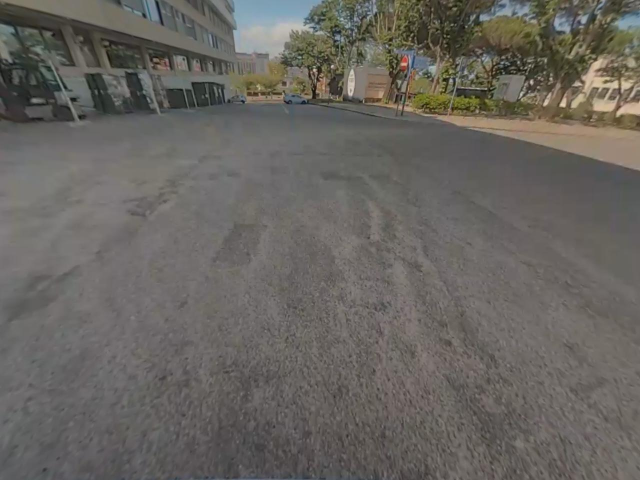
#> input picture video/back/back_undistorted_0001.jpg, 1280 x 960 px, given in place of back_video_masked_01.avi, which was not available (shown at 1/2 size)
$ jupyter execute --allow-errors 'Part 2_BACK+BACK.ipynb'   (text cells are left out)
#> lines starting #> are read from the running program, lines starting #| are printed output that depends on the picture; pictures that were not available may be replaced by others from this repository, and a replacement may not be noted
[cell 1]
from sklearn.neighbors import NearestNeighbors
from numpy.linalg import eig
import numpy as np
import cv2
import os
import sys
import pickle
import matplotlib.pyplot as plt
from mpl_toolkits.mplot3d import Axes3D
import plotly.graph_objects as go


#back_camera_path = os.path.abspath('video/back_video_masked.avi')
back_camera_path = os.path.abspath('video/back_video_masked_01.avi')

[cell 2]
def matching_features_SCIKITLEARN(sift_points):
    """Feature matching using nearest neighbours, for pairs of consecutive frames"""

    matches=[]
    Threshold=0.75

    for s in range(len(sift_points)-1):
        frame1_descriptors = sift_points[s][0][2:,:] #descriptor values of every feature point for video frame s (current shape: 128x5000)
        frame1_descriptors = np.transpose(frame1_descriptors) # transpose -> current shape: 5000x128 - > 5000 points/queries each with 128 features/columns
        #fit data of features from frame 1 to NearestNeighbour. When we ask for matches from this method, it should give us the 2 closest points to the point given
        nbrs = NearestNeighbors(n_neighbors=2, algorithm='auto').fit(frame1_descriptors)

        #predict matches for the other frame:

        frame_drescriptors = np.transpose(sift_points[s+1][0][2:,:]) #the same as done some lines above but for frame s+1
        # Find the 2 nearest neighbors
        distances, indices = nbrs.kneighbors(frame_drescriptors)
        # indices is a 5000x2 shape matrix -> for each of the 5000 given feature points of frame_drescriptors it gives the 2 closest features from video frame 1
        # distances is a measure of distance between the feature points of frame_drescriptors and each of the two givenneighbours from the indices matrix - it has the same size as indices

        features_matches=np.empty([4,0])
        features_not_mateched=[]
        for i in range(len(distances)):
            if distances[i,0]< Threshold*distances[i,1]:
                #match is good for first neighbour found
                features_matches= np.hstack((  features_matches   , np.array([[int(i)],[int(indices[i,0])], [distances[i,0]],[distances[i,1]]])  ))
            else:
                #point is not good
                features_not_mateched.append(i) #features from this frame that were not matched

        features_matches = features_matches[:, features_matches[1, :].argsort()] # this sorts the check_for_duplicates matrix in accordance to the values of it's second line
        features_matches_deletedColumns= features_matches.copy()

        for i in reversed (range (1, features_matches.shape[1])): #loop that starts in the last feature - because it deletes elements with their indexes from list check_for_duplicates_deletedColumns
            # this has to be done starting from the end to not change the index of columns

            # duplicates are adjacent because of sort
            if features_matches[1,i-1] == features_matches[1,i]:
                # if the value of the indice i and i-1 are equal, then there is one feature matched to 2 features of the new frame - we need to delete one of the matches
                if features_matches[2,i-1] <= features_matches[2,i]: #check distance of i and i-1. And remove the one with the most distance
                    features_matches_deletedColumns= np.delete(features_matches_deletedColumns, i-1, 1) #remove duplicate feature matching (deletes one column - np dimension 1)
                    features_not_mateched.append(features_matches[0,i-1]) #append number of feature that was deleted to features not matched
                else:
                    features_matches_deletedColumns= np.delete(features_matches_deletedColumns, i, 1)
                    features_not_mateched.append(features_matches[0,i])

        matched_inThis_frame = features_matches_deletedColumns[:, features_matches_deletedColumns[0, :].argsort()] #to be in order in acoordance to index of frame s

        matches.append( (matched_inThis_frame[0:2,:]))

    return matches

[cell 3]
def count_frames(video_path):
    """Displays the video and counts the number of frames"""
    capture = cv2.VideoCapture(os.path.abspath(video_path))
    total_frames = int(capture.get(cv2.CAP_PROP_FRAME_COUNT))
    print("Total frames of the video: ", total_frames)

def extract_features(video_path, number_points, k):
    """Extracts the features from the video and stores them in a list"""
#> called with video_path = 'video/back_video_masked_01.avi', number_points = 1000, k = 20
    capture = cv2.VideoCapture(os.path.abspath(video_path))
    sift_points = [] #nome a definir no config
    nr_points = number_points
    sift = cv2.SIFT_create(nr_points) #number of sift points
    k = k
    count_frames(video_path)
    while k <= 100:
        capture.set(cv2.CAP_PROP_POS_FRAMES, k)
        success, frame = capture.read() #read the video
#> frame is the input picture: shape (960, 1280, 3); mean B, G, R 95.8, 100.7, 103.7
        if success:
            frame_points = []
            gray = cv2.cvtColor(frame,cv2.COLOR_BGR2GRAY) #convert image to gray
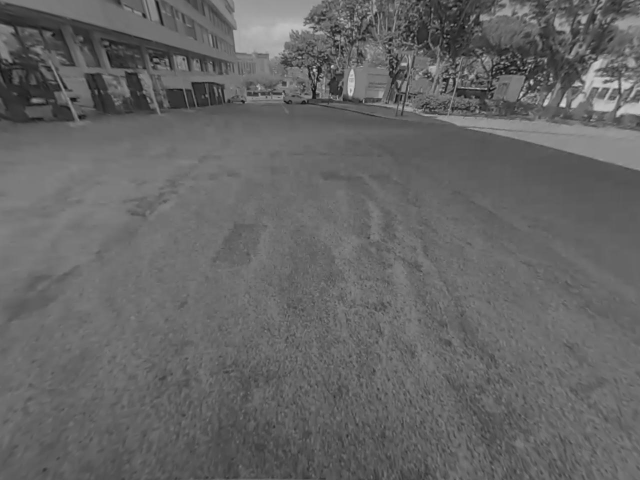
#> gray: shape (960, 1280) (shown at 1/2 size); min 8, max 216, mean 101
            key_points, descriptors = sift.detectAndCompute(gray,None)
#> key_points = 1000 keypoints; strongest (x, y, size): (1063, 164, 5.4), (1126, 208, 8), (664, 133, 3.8), (629, 140, 4.2)

            frame_points = ([key_points[0].pt[0],key_points[0].pt[1]]+descriptors[0].tolist())
#> frame_points = 130 values, max 915 at index 0, min 0 at index 23, mean 36.31
            for i in range(1,len(key_points)):
                 temp_column = ([key_points[i].pt[0],key_points[i].pt[1]]+descriptors[i].tolist())
                 frame_points = np.column_stack((frame_points,temp_column))
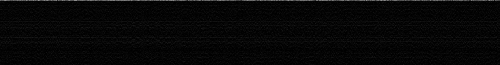
#> frame_points: shape (130, 1000) float64 (shown at 1/2 size); min 0, max 1263.6, mean 35.4; drawn with min black and max white
        sift_points.append(frame_points) #append everything into a list
        k += 200
    print("(Nº features, Nº descriptors per feature): ", descriptors.shape)
#| (Nº features, Nº descriptors per feature):  (1000, 128)
    print("Nº of frames extracted: ", len(sift_points))
#| Nº of frames extracted:  1
    return sift_points, nr_points

[cell 4]
def back_left_matches(matches, sift_back,sift_left):
    Back_matches = []
    left_matches = []

    for i in range(len(matches[0][0])):
        back = []
        left = []
        b =int(matches[0][0][i])
        l = int(matches[0][1][i])
        back.append(sift_back[0][0][b])
        back.append(sift_back[0][1][b])

        left.append(sift_left[0][0][l])
        left.append(sift_left[0][1][l])

        Back_matches.append(back)
        left_matches.append(left)

    return Back_matches, left_matches

[cell 5]
def undistort_points(back_points_distorted):
    Back_CameraMatrix = np.array([[519.4039, 0, 656.7379],[ 0, 518.0534, 451.5029],[ 0, 0, 1] ])
    Back_RadialDistortion =np.array( [-0.26584,0.067382,0,0,-0.0073529,0,0,0,0,0,0,0,0,0 ])
    back_points_undistorted = cv2.undistortPoints(np.array(back_points_distorted),Back_CameraMatrix,Back_RadialDistortion)

    return back_points_undistorted, Back_CameraMatrix

[cell 6]
both_cameras_sift = []
sift_back1, _ = extract_features(back_camera_path, 1000,20)  # Extracting only one frame from it
#> sift_back1 = 1 item
sift_back2, _ = extract_features(back_camera_path, 1000,30) #before 1500 features
#| (Nº features, Nº descriptors per feature):  (1000, 128)
#| Nº of frames extracted:  1
#> sift_back2 = 1 item
both_cameras_sift.append(sift_back1)
both_cameras_sift.append(sift_back2)
matches = matching_features_SCIKITLEARN(both_cameras_sift)
#> the loop in matching_features_SCIKITLEARN, `for s in range(len(sift_points)-1):` made 1 pass
#> pass 1, in matching_features_SCIKITLEARN, `frame1_descriptors = sift_points[s][0][2:,:]`:
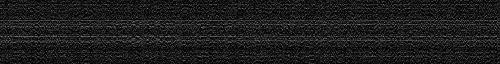
#> frame1_descriptors: shape (128, 1000) float64 (shown at 1/2 size); min 0, max 192, mean 28.6
#> pass 1, in matching_features_SCIKITLEARN, `frame_drescriptors = np.transpose(sift_points[s+1][0][2:,:])`:
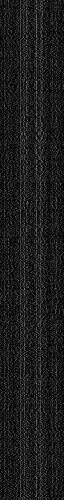
#> frame_drescriptors: shape (1000, 128) float64 (shown at 1/2 size); min 0, max 192, mean 28.6
#> matches = 1 item

#Select the points from the back camera and left camera that match
back_points_distorted1, back_points_distorted2 = back_left_matches(matches, sift_back1,sift_back2)
#> after the loop in back_left_matches, `for i in range(len(matches[0][0])):`: Back_matches = 1000 pairs, first value 8.11 to 1263.6, second value 3.71 to 778.1; left_matches has the same summary as Back_matches
#> back_points_distorted1 has the same summary as Back_matches in back_left_matches; back_points_distorted2 has the same summary as Back_matches in back_left_matches

#Undistort the previous points, and obtain their coordinates
back_points1, K_back = undistort_points(back_points_distorted1)
#> in undistort_points, `back_points_undistorted = cv2.undistortPoints(np.array(back_points_dis..`: back_points_undistorted = 1000 rows, first 8: [0.595, -0.63], [0.457, -0.688], [0.515, -1.02], [0.0591, -1.07], [0.821, -0.901], [0.0507, -0.81], [0.0514, -0.909], [0.428, -0.518]
#> back_points1 has the same summary as back_points_undistorted in undistort_points; K_back = [[519.4, 0, 656.7], [0, 518.1, 451.5], [0, 0, 1]]
back_points2, _ = undistort_points(back_points_distorted2)
#> back_points2 has the same summary as back_points_undistorted in undistort_points

#Obtain the Essential Matrix from the two Cameras
E, mask = cv2.findEssentialMat(back_points1, back_points2, method=cv2.RANSAC) #K_back, cv2.RANSAC, threshold=0.3)
#> E = [[1.04e-17, -0.408, -0.408], [0.408, -3.09e-17, -0.408], [0.408, 0.408, -3.56e-17]]; mask = 1000 values from 1 to 1

#Decompose the Essential Matrix to obtain the most likely Rotation and Translation
points, R, t, _ = cv2.recoverPose(E, back_points1, back_points2 )
#> points = 0; R = [[-0.333, -0.667, 0.667], [-0.667, -0.333, -0.667], [0.667, -0.667, -0.333]]; t = [0.577, -0.577, 0.577]

[cell 7]
def frame_storek(camera_path,k):
    cap = cv2.VideoCapture(camera_path)

# Get the total number of frames in the video
    total_frames = int(cap.get(cv2.CAP_PROP_FRAME_COUNT))

# Check if there are at least 20 frames in the video
    if total_frames < 20:
        print("Error: The video has less than 20 frames.")
        exit()

# Set the frame number to 20
    frame_number = k
    cap.set(cv2.CAP_PROP_POS_FRAMES, frame_number - 1)

# Read the 20th frame
    ret, frame_k = cap.read()

# Check if the frame was read successfully
    if not ret:
     print("Error: Could not read frame.")
     exit()
    return frame_k

#> (the rest of this cell did not finish here and is left out)

[cell 8]
import matplotlib.pyplot as plt
import numpy as np

fig = plt.figure()
ax = fig.add_subplot(111, projection='3d')
x_axis = [1,0,0]
y_axis = [0,1,0]
z_axis = [0,0,1]
x_axis=np.reshape(x_axis,(3,1))
y_axis=np.reshape(y_axis,(3,1))
z_axis=np.reshape(z_axis,(3,1))
#VECTOR 1
ax.quiver(0, 0, 0, t[0], t[1], t[2], color='r', arrow_length_ratio=0.2)
#VECTOR 2
ax.quiver(0, 0, 0, x_axis[0], x_axis[1], x_axis[2], color='y', arrow_length_ratio=0.2)
ax.quiver(0, 0, 0, y_axis[0],y_axis[1], y_axis[2], color='y', arrow_length_ratio=0.2)
ax.quiver(0, 0, 0, z_axis[0],z_axis[1], z_axis[2], color='y', arrow_length_ratio=0.2)
#ax.quiver(0, 0, 0, v2[0], v2[1], v2[2], color='b', arrow_length_ratio=0.1)

ax.set_xlim([-0.7, 0.7])
ax.set_ylim([-0.7, 0.7])
ax.set_zlim([-0.7, 0.7])

ax.set_xlabel('X')
ax.set_ylabel('Y')
ax.set_zlabel('Z')
plt.title('Translation Vector')

plt.show()
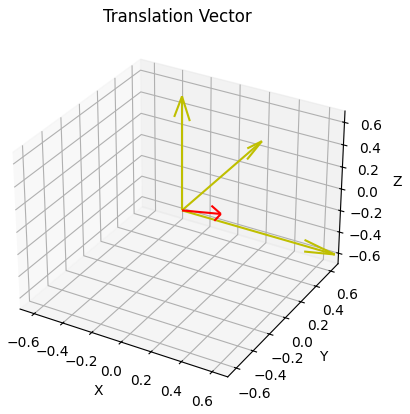
#> figure drawn by matplotlib, 1 panel

[cell 9]
x_axis = [1,0,0]
y_axis = [0,1,0]
z_axis = [0,0,1]
x_axis=np.reshape(x_axis,(3,1))
y_axis=np.reshape(y_axis,(3,1))
z_axis=np.reshape(z_axis,(3,1))

fig = plt.figure()
ax = fig.add_subplot(111, projection='3d')

x = R.dot(x_axis)
#> x = [-0.333, -0.667, 0.667]
y = R.dot(y_axis)
#> y = [-0.667, -0.333, -0.667]
z = R.dot(z_axis)
#> z = [0.667, -0.667, -0.333]


#VECTOR 1
ax.quiver(0, 0, 0, x[0], x[1], x[2], color='r', arrow_length_ratio=0.2)
ax.quiver(0, 0, 0, x_axis[0], x_axis[1], x_axis[2], color='y', arrow_length_ratio=0.2)
#VECTOR 2
ax.quiver(0, 0, 0, y[0], y[1], y[2], color='g', arrow_length_ratio=0.2)
ax.quiver(0, 0, 0, y_axis[0],y_axis[1], y_axis[2], color='y', arrow_length_ratio=0.2)
#VECTOR 3
ax.quiver(0, 0, 0, z[0], z[1], z[2], color='b', arrow_length_ratio=0.2)
ax.quiver(0, 0, 0, z_axis[0],z_axis[1], z_axis[2], color='y', arrow_length_ratio=0.2)
#ax.quiver(0, 0, 0, v2[0], v2[1], v2[2], color='b', arrow_length_ratio=0.1)

ax.set_xlim([-0.7, 0.7])
ax.set_ylim([-0.7, 0.7])
ax.set_zlim([-0.7, 0.7])

ax.set_xlabel('X')
ax.set_ylabel('Y')
ax.set_zlabel('Z')
plt.title('Rotation of the Axis')

plt.show()

[cell 10]
# [21 lines left out: function drawlines, not called in this run]

[cell 11]
def frame_store(camera_path):
    cap = cv2.VideoCapture(camera_path)

        # Check if the video opened successfully
    if not cap.isOpened():
        print("Error: Could not open video.")
        exit()

    # Read the first frame
    ret, frame = cap.read()

    # Check if the frame was read successfully
    if not ret:
        print("Error: Could not read frame.")
        cap.release()
        exit()

# Release the video capture object
    cap.release()

    return frame


def frame_storek(camera_path,k):
    cap = cv2.VideoCapture(camera_path)

# Get the total number of frames in the video
    total_frames = int(cap.get(cv2.CAP_PROP_FRAME_COUNT))

# Check if there are at least 20 frames in the video
    if total_frames < 20:
        print("Error: The video has less than 20 frames.")
        exit()

# Set the frame number to 20
    frame_number = k
    cap.set(cv2.CAP_PROP_POS_FRAMES, frame_number - 1)

# Read the 20th frame
    ret, frame_k = cap.read()

# Check if the frame was read successfully
    if not ret:
     print("Error: Could not read frame.")
     exit()
    return frame_k

[cell 12]
#Extract Frames
back_camera_path2 = os.path.abspath('video/2023-04-29_16-40-01-back.mp4')
Back_RadialDistortion =np.array( [-0.26584,0.067382,0,0,-0.0073529,0,0,0,0,0,0,0,0,0 ])
frame_back = frame_store(back_camera_path2)
#> (the rest of this cell did not finish here and is left out)

#> (a cell that did not finish here is left out)

[cell 14]
def click_event(image_index, event, x, y, flags, param):
    if event == cv2.EVENT_LBUTTONDOWN:
        print(f"Image {image_index} - Pixel coordinates (x, y):", x, y)

# Read the two images
image1 = frame_back
#> (the rest of this cell did not finish here and is left out)

[cell 15]
pts1 = np.array([[[1023, 152]],[[733, 148]],[[825, 103]],[[859, 121]],[[918, 143]],[[149, 131]],[[96, 120]],[[172, 134]]])
pts2 = np.array([[[1001, 148]],[[726, 145]],[[807, 101]],[[841, 118]],[[892, 138]],[[166, 128]],[[151, 121]],[[187, 130]]])
F, _ = cv2.findFundamentalMat(pts1, pts2, cv2.FM_8POINT)

back_points1_Fundamental = pts1
back_points2_Fundamental = pts2

[cell 16]
linesLeft = cv2.computeCorrespondEpilines(back_points2_Fundamental.reshape(-1,
                                                           1,
                                                           2),
                                          2, F)
linesLeft = linesLeft.reshape(-1, 3)
#> (the rest of this cell did not finish here and is left out)

[cell 17]
#Obtain the Essential Matrix from the two Cameras
E, mask = cv2.findEssentialMat(pts1, pts2)

#Decompose the Essential Matrix to obtain the most likely Rotation and Translation
points, R, t, _ = cv2.recoverPose(E, pts1, pts2)

[cell 18]
import matplotlib.pyplot as plt
import numpy as np

fig = plt.figure()
ax = fig.add_subplot(111, projection='3d')
x_axis = [1,0,0]
y_axis = [0,1,0]
z_axis = [0,0,1]
x_axis=np.reshape(x_axis,(3,1))
y_axis=np.reshape(y_axis,(3,1))
z_axis=np.reshape(z_axis,(3,1))
#VECTOR 1
ax.quiver(0, 0, 0, t[0], t[1], t[2], color='r', arrow_length_ratio=0.2)
#VECTOR 2
ax.quiver(0, 0, 0, x_axis[0], x_axis[1], x_axis[2], color='y', arrow_length_ratio=0.2)
ax.quiver(0, 0, 0, y_axis[0],y_axis[1], y_axis[2], color='y', arrow_length_ratio=0.2)
ax.quiver(0, 0, 0, z_axis[0],z_axis[1], z_axis[2], color='y', arrow_length_ratio=0.2)
#ax.quiver(0, 0, 0, v2[0], v2[1], v2[2], color='b', arrow_length_ratio=0.1)

ax.set_xlim([-0.7, 0.7])
ax.set_ylim([-0.7, 0.7])
ax.set_zlim([-0.7, 0.7])

ax.set_xlabel('X')
ax.set_ylabel('Y')
ax.set_zlabel('Z')
plt.title('Translation Vector')

plt.show()

[cell 19]
x_axis = [1,0,0]
y_axis = [0,1,0]
z_axis = [0,0,1]
x_axis=np.reshape(x_axis,(3,1))
y_axis=np.reshape(y_axis,(3,1))
z_axis=np.reshape(z_axis,(3,1))

fig = plt.figure()
ax = fig.add_subplot(111, projection='3d')

x = R.dot(x_axis)
y = R.dot(y_axis)
z = R.dot(z_axis)


#VECTOR 1
ax.quiver(0, 0, 0, x[0], x[1], x[2], color='r', arrow_length_ratio=0.2)
ax.quiver(0, 0, 0, x_axis[0], x_axis[1], x_axis[2], color='y', arrow_length_ratio=0.2)
#VECTOR 2
ax.quiver(0, 0, 0, y[0], y[1], y[2], color='g', arrow_length_ratio=0.2)
ax.quiver(0, 0, 0, y_axis[0],y_axis[1], y_axis[2], color='y', arrow_length_ratio=0.2)
#VECTOR 3
ax.quiver(0, 0, 0, z[0], z[1], z[2], color='b', arrow_length_ratio=0.2)
ax.quiver(0, 0, 0, z_axis[0],z_axis[1], z_axis[2], color='y', arrow_length_ratio=0.2)
#ax.quiver(0, 0, 0, v2[0], v2[1], v2[2], color='b', arrow_length_ratio=0.1)

ax.set_xlim([-0.7, 0.7])
ax.set_ylim([-0.7, 0.7])
ax.set_zlim([-0.7, 0.7])

ax.set_xlabel('X')
ax.set_ylabel('Y')
ax.set_zlabel('Z')
plt.title('Rotation of the Axis')

plt.show()

$ run again, on video/back/back_undistorted_0002.jpg
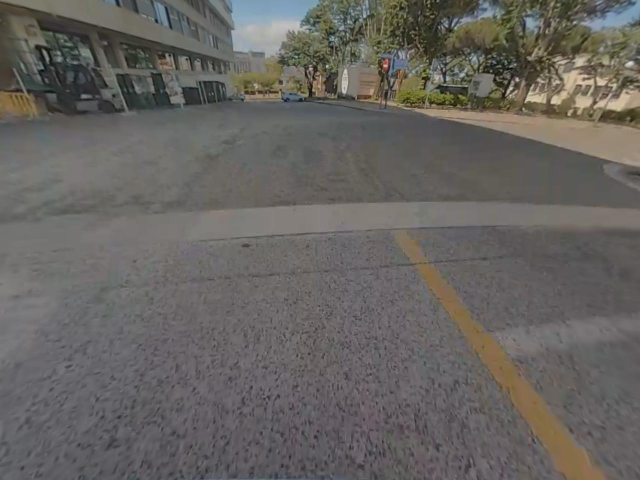
#> input picture video/back/back_undistorted_0002.jpg, 1280 x 960 px, given in place of back_video_masked_01.avi, which was not available (shown at 1/2 size)
#> in extract_features, frame is the input picture: shape (960, 1280, 3); mean B, G, R 96.3, 99.7, 102.5
#> key_points = 1000 keypoints; strongest (x, y, size): (654, 132, 3.4), (1034, 159, 5), (1022, 176, 5.3), (932, 172, 2.4)
#> in extract_features, `frame_points = ([key_points[0].pt[0],key_points[0].pt[1]]+descriptors[..`: frame_points = 130 values, max 649.4 at index 0, min 0 at index 2, mean 32
#> after the loop in extract_features, `for i in range(1,len(key_points)):`:
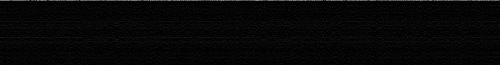
#> frame_points: shape (130, 1000) float64 (shown at 1/2 size); min 0, max 1273.9, mean 35.5; drawn with min black and max white
#| (Nº features, Nº descriptors per feature):  (1000, 128)
#| Nº of frames extracted:  1
#> sift_back1 = 1 item
#| (Nº features, Nº descriptors per feature):  (1000, 128)
#| Nº of frames extracted:  1
#> the loop in matching_features_SCIKITLEARN, `for s in range(len(sift_points)-1):` made 1 pass
#> pass 1, in matching_features_SCIKITLEARN, `frame_drescriptors = np.transpose(sift_points[s+1][0][2:,:])`:
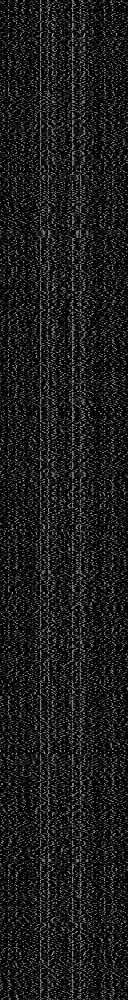
#> frame_drescriptors: shape (1000, 128) float64; min 0, max 179, mean 28.6
#> after the loop in back_left_matches, `for i in range(len(matches[0][0])):`: Back_matches = 1000 pairs, first value 37.69 to 1273.9, second value 5.9 to 748.1; left_matches has the same summary as Back_matches
#> back_points_distorted1 has the same summary as Back_matches in back_left_matches; back_points_distorted2 has the same summary as Back_matches in back_left_matches
#> back_points_undistorted = 1000 rows, first 8: [-0.0156, -0.624], [0.942, -0.823], [0.922, -0.749], [0.968, -0.9], [0.486, -0.619], [1.07, -0.68], [1.07, -0.68], [0.393, -0.531]
#> back_points1 has the same summary as back_points_undistorted in undistort_points; K_back = [[519.4, 0, 656.7], [0, 518.1, 451.5], [0, 0, 1]]
#> back_points2 has the same summary as back_points_undistorted in undistort_points
#> E = [[2.9e-19, -0.408, -0.408], [0.408, 6.96e-18, -0.408], [0.408, 0.408, 4.56e-17]]; mask = 1000 values from 1 to 1
#> points = 0; R = [[1, 5.55e-17, 0], [1.67e-16, 1, -1.11e-16], [-5.55e-17, -1.11e-16, 1]]; t = [0.577, -0.577, 0.577]
#> x = [1, 1.67e-16, -5.55e-17]
#> y = [5.55e-17, 1, -1.11e-16]
#> z = [0, -1.11e-16, 1]

$ run again, on video/back/back_undistorted_0003.jpg
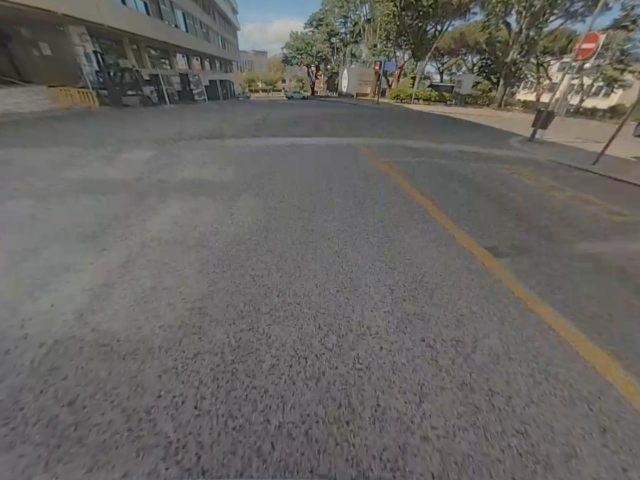
#> input picture video/back/back_undistorted_0003.jpg, 1280 x 960 px, given in place of back_video_masked_01.avi, which was not available (shown at 1/2 size)
#> in extract_features, frame is the input picture: shape (960, 1280, 3); mean B, G, R 97.6, 101, 103.4
#> key_points = 1000 keypoints; strongest (x, y, size): (657, 133, 3.4), (1174, 131, 6.5), (878, 56, 5), (1090, 196, 11.6)
#> in extract_features, `frame_points = ([key_points[0].pt[0],key_points[0].pt[1]]+descriptors[..`: frame_points = 130 values, max 872.1 at index 0, min 0 at index 19, mean 38.73
#> after the loop in extract_features, `for i in range(1,len(key_points)):`:
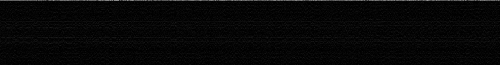
#> frame_points: shape (130, 1000) float64 (shown at 1/2 size); min 0, max 1272.2, mean 35.4; drawn with min black and max white
#| (Nº features, Nº descriptors per feature):  (1000, 128)
#| Nº of frames extracted:  1
#> sift_back1 = 1 item
#| (Nº features, Nº descriptors per feature):  (1000, 128)
#| Nº of frames extracted:  1
#> the loop in matching_features_SCIKITLEARN, `for s in range(len(sift_points)-1):` made 1 pass
#> pass 1, in matching_features_SCIKITLEARN, `frame_drescriptors = np.transpose(sift_points[s+1][0][2:,:])`:
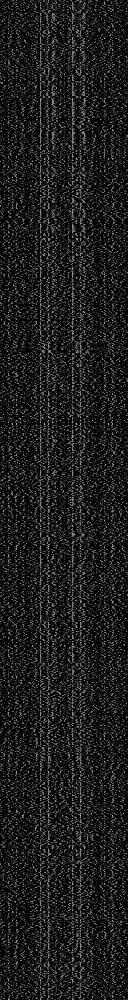
#> frame_drescriptors: shape (1000, 128) float64; min 0, max 181, mean 28.5
#> after the loop in back_left_matches, `for i in range(len(matches[0][0])):`: Back_matches = 1000 pairs, first value 106.3 to 1272.2, second value 2.9 to 815.3; left_matches has the same summary as Back_matches
#> back_points_distorted1 has the same summary as Back_matches in back_left_matches; back_points_distorted2 has the same summary as Back_matches in back_left_matches
#> back_points_undistorted = 1000 rows, first 8: [0.552, -1.01], [0.552, -1.01], [0.487, -0.642], [0.494, -0.675], [0.494, -0.675], [0.553, -0.987], [0.553, -0.987], [0.537, -1.01]
#> back_points1 has the same summary as back_points_undistorted in undistort_points; K_back = [[519.4, 0, 656.7], [0, 518.1, 451.5], [0, 0, 1]]
#> back_points2 has the same summary as back_points_undistorted in undistort_points
#> E = [[-1.6e-17, -0.408, -0.408], [0.408, 7.47e-18, -0.408], [0.408, 0.408, -1.65e-17]]; mask = 1000 values from 1 to 1
#> points = 0; R = [[1, -5.55e-17, 0], [-1.11e-16, 1, 1.11e-16], [-5.55e-17, -5.55e-17, 1]]; t = [-0.577, 0.577, -0.577]
#> x = [1, -1.11e-16, -5.55e-17]
#> y = [-5.55e-17, 1, -5.55e-17]
#> z = [0, 1.11e-16, 1]
